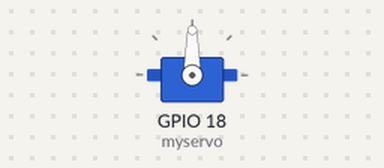
Recording of a sketch running on a simulated ESP32. Parts: servo.

Above: at 0.05 s.
At 1.95 s:
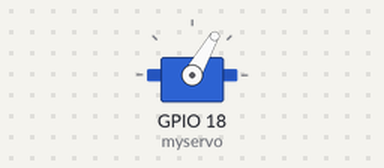
At 4.0 s:
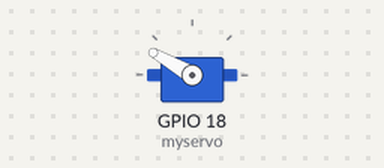
Timing chart, 0 to 5.2 s (numbered marks = the images above):
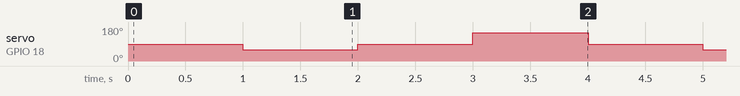

The sketch:

servo.ino
```cpp
//www.elegoo.com
//2025.11.20


#include <ESP32Servo.h>
/* make sure that you have installed the ESP32Servo library or re-install it,
if necessary. Otherwise, your code won't work.*/
Servo myservo;


//it created an object called myservo.
/*  you can see Servo as a complex date type(Including functions and various data types)
    and see myservo as variables.               */

void setup(){
  /*"attach" and "write" are both functions,
     and they are members contained in the complex structure of "Servo".
     We can only use them if we create the object "myservo" for the complex structure of "Servo".
  */
  myservo.attach(18);//connect pin 18 with the control line(the middle line of Servo)
  myservo.write(90);// move servos to center position -> 90°
}
void loop(){
  myservo.write(90);// move servos to center position -> 90°
  delay(1000);
  myservo.write(60);// move servos to center position -> 60°
  delay(1000);
  myservo.write(90);// move servos to center position -> 90°
  delay(1000);
  myservo.write(150);// move servos to center position -> 150°
  delay(1000);
}
```

Measured:
- by itself, servo on GPIO 18 (myservo): repeats every 4.0 s: 90° 1.0 s, 150° 1.0 s, 90° 1.0 s, 60° 1.0 s
